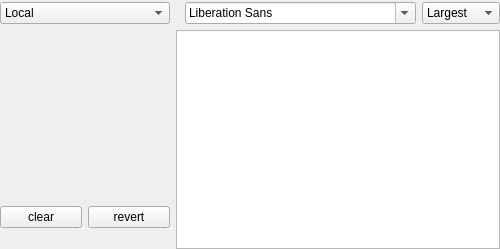
<?xml version="1.0" encoding="UTF-8"?>
<!--
 Copyright 2010-2013, Google Inc.
 All rights reserved.

 Redistribution and use in source and binary forms, with or without
 modification, are permitted provided that the following conditions are
 met:

     * Redistributions of source code must retain the above copyright
 notice, this list of conditions and the following disclaimer.
     * Redistributions in binary form must reproduce the above
 copyright notice, this list of conditions and the following disclaimer
 in the documentation and/or other materials provided with the
 distribution.
     * Neither the name of Google Inc. nor the names of its
 contributors may be used to endorse or promote products derived from
 this software without specific prior written permission.

 THIS SOFTWARE IS PROVIDED BY THE COPYRIGHT HOLDERS AND CONTRIBUTORS
 "AS IS" AND ANY EXPRESS OR IMPLIED WARRANTIES, INCLUDING, BUT NOT
 LIMITED TO, THE IMPLIED WARRANTIES OF MERCHANTABILITY AND FITNESS FOR
 A PARTICULAR PURPOSE ARE DISCLAIMED. IN NO EVENT SHALL THE COPYRIGHT
 OWNER OR CONTRIBUTORS BE LIABLE FOR ANY DIRECT, INDIRECT, INCIDENTAL,
 SPECIAL, EXEMPLARY, OR CONSEQUENTIAL DAMAGES (INCLUDING, BUT NOT
 LIMITED TO, PROCUREMENT OF SUBSTITUTE GOODS OR SERVICES; LOSS OF USE,
 DATA, OR PROFITS; OR BUSINESS INTERRUPTION) HOWEVER CAUSED AND ON ANY
 THEORY OF LIABILITY, WHETHER IN CONTRACT, STRICT LIABILITY, OR TORT
 (INCLUDING NEGLIGENCE OR OTHERWISE) ARISING IN ANY WAY OUT OF THE USE
 OF THIS SOFTWARE, EVEN IF ADVISED OF THE POSSIBILITY OF SUCH DAMAGE.
-->
<ui version="4.0">
 <class>HandWriting</class>
 <widget class="QMainWindow" name="HandWriting">
  <property name="geometry">
   <rect>
    <x>0</x>
    <y>0</y>
    <width>500</width>
    <height>249</height>
   </rect>
  </property>
  <property name="windowTitle">
   <string>Mozc Hand Writing</string>
  </property>
  <widget class="QWidget" name="centralwidget">
   <layout class="QGridLayout" name="gridLayout_2">
    <property name="leftMargin">
     <number>0</number>
    </property>
    <property name="topMargin">
     <number>2</number>
    </property>
    <property name="rightMargin">
     <number>0</number>
    </property>
    <property name="bottomMargin">
     <number>0</number>
    </property>
    <property name="horizontalSpacing">
     <number>0</number>
    </property>
    <item row="0" column="0">
     <layout class="QGridLayout" name="gridLayout">
      <property name="sizeConstraint">
       <enum>QLayout::SetDefaultConstraint</enum>
      </property>
      <property name="spacing">
       <number>6</number>
      </property>
      <item row="0" column="1">
       <spacer name="horizontalSpacer">
        <property name="orientation">
         <enum>Qt::Horizontal</enum>
        </property>
        <property name="sizeHint" stdset="0">
         <size>
          <width>40</width>
          <height>20</height>
         </size>
        </property>
       </spacer>
      </item>
      <item row="0" column="2">
       <widget class="QFontComboBox" name="fontComboBox"/>
      </item>
      <item row="0" column="3">
       <widget class="QComboBox" name="sizeComboBox">
        <item>
         <property name="text">
          <string>Largest</string>
         </property>
        </item>
        <item>
         <property name="text">
          <string>Larger</string>
         </property>
        </item>
        <item>
         <property name="text">
          <string>Medium</string>
         </property>
        </item>
        <item>
         <property name="text">
          <string>Smaller</string>
         </property>
        </item>
        <item>
         <property name="text">
          <string>Smallest</string>
         </property>
        </item>
       </widget>
      </item>
      <item row="1" column="0">
       <widget class="HandWritingCanvas" name="handWritingCanvas" native="true">
        <property name="sizePolicy">
         <sizepolicy hsizetype="Fixed" vsizetype="Fixed">
          <horstretch>0</horstretch>
          <verstretch>0</verstretch>
         </sizepolicy>
        </property>
        <property name="minimumSize">
         <size>
          <width>170</width>
          <height>170</height>
         </size>
        </property>
        <property name="maximumSize">
         <size>
          <width>170</width>
          <height>170</height>
         </size>
        </property>
       </widget>
      </item>
      <item row="1" column="1" rowspan="3" colspan="3">
       <widget class="ResultList" name="resultListWidget"/>
      </item>
      <item row="2" column="0">
       <layout class="QHBoxLayout" name="horizontalLayout">
        <item>
         <widget class="QPushButton" name="clearButton">
          <property name="text">
           <string>clear</string>
          </property>
         </widget>
        </item>
        <item>
         <widget class="QPushButton" name="revertButton">
          <property name="text">
           <string>revert</string>
          </property>
         </widget>
        </item>
       </layout>
      </item>
      <item row="3" column="0">
       <spacer name="verticalSpacer">
        <property name="orientation">
         <enum>Qt::Vertical</enum>
        </property>
        <property name="sizeHint" stdset="0">
         <size>
          <width>20</width>
          <height>40</height>
         </size>
        </property>
       </spacer>
      </item>
      <item row="0" column="0">
       <widget class="QComboBox" name="handwritingSourceComboBox">
        <item>
         <property name="text">
          <string>Local</string>
         </property>
        </item>
        <item>
         <property name="text">
          <string>Cloud</string>
         </property>
        </item>
       </widget>
      </item>
     </layout>
    </item>
   </layout>
  </widget>
 </widget>
 <customwidgets>
  <customwidget>
   <class>ResultList</class>
   <extends>QListWidget</extends>
   <header>gui/character_pad/result_list.h</header>
  </customwidget>
  <customwidget>
   <class>HandWritingCanvas</class>
   <extends>QWidget</extends>
   <header>gui/character_pad/hand_writing_canvas.h</header>
  </customwidget>
 </customwidgets>
 <resources/>
 <connections/>
</ui>
